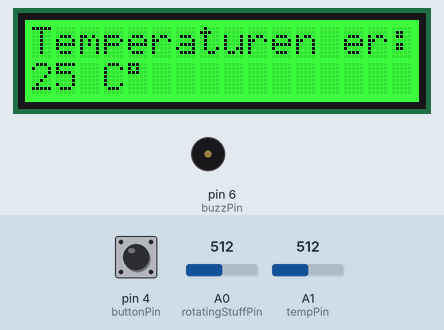
Simulated run of this sketch. Board: Arduino Uno, built with avr-gcc and run on an emulated ATmega328P. On the bench: 16×2 character LCD, buzzer (waves = sounding, pin HIGH). The inputs (shaded band) are chosen by the test bench; at power-on: A1 (tempPin) = 512, pin 4 (buttonPin) LOW, A0 (rotatingStuffPin) = 512.

Above: at 1.2 s.
1.3 s: A1 (tempPin) set to 19
At 1.9 s:
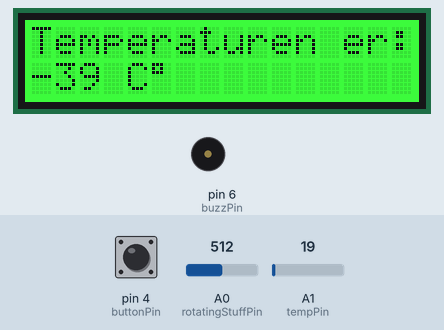
2.8 s: A1 (tempPin) set to 16
At 3.8 s:
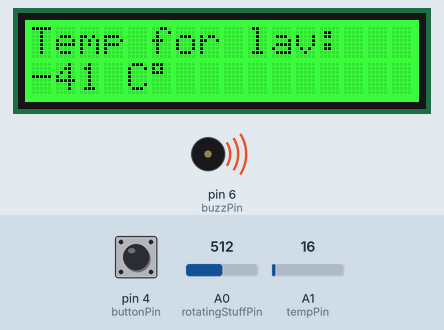
4.3 s: pin 4 (buttonPin) pulled HIGH for 0.15 s
At 5.5 s:
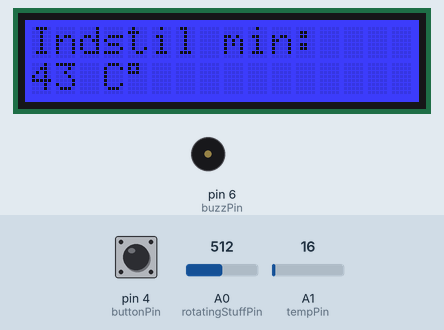
5.9 s: pin 4 (buttonPin) pulled HIGH for 1 s
At 7.4 s:
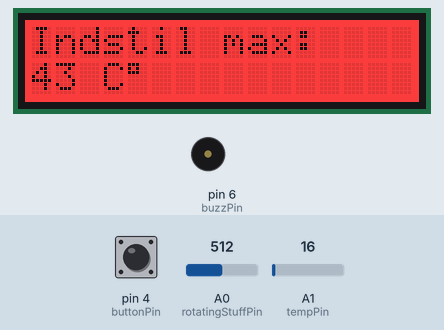
8.4 s: A0 (rotatingStuffPin) set to 716
At 8.7 s:
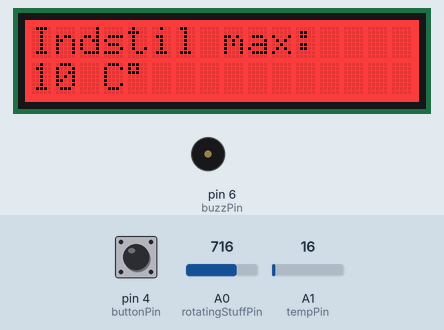
9.9 s: A0 (rotatingStuffPin) set to 900
At 11.1 s:
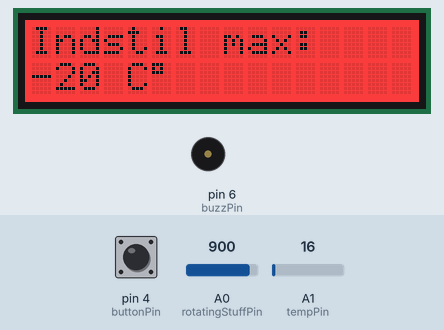
Timing chart, 0 to 12.4 s (numbered marks = the images above; inputs shaded):
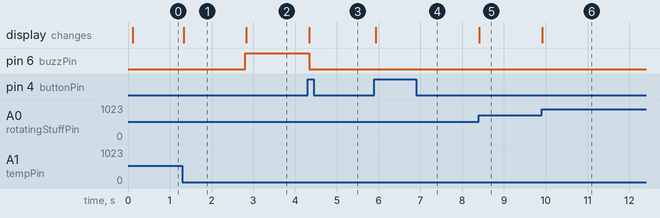

The sketch:

findTemp.ino
```cpp
// Import libraries
#include <Wire.h>
#include "rgb_lcd.h"
#include <math.h>

rgb_lcd lcd;

class ScreenState
// This class holds the value of the temperature and can change the screens color and text
{
  private:
    int colorR;
    int colorG;
    int colorB;
    int minTemp = -40;
    int maxTemp = 125;
  public:
    String firstRow;
    int value = 0;

  ScreenState(String _firstRow, int _colorR, int _colorG, int _colorB)
  {
    firstRow = _firstRow;
    colorR = _colorR;
    colorG = _colorG;
    colorB = _colorB;
  }

  void changedTo()
  // Changes the displayed color and text
  {
    lcd.setRGB(colorR, colorG, colorB);
    lcd.setCursor(0, 0);
    lcd.print(firstRow);
  }

  void changeValue(int newValue)
  // Maps the max- and min-values of the rotater to the max- and min-values of the temp-reader.
  {
    value = map(newValue, 0, 1023, maxTemp, minTemp);
  }

  void calcTemperature(int newValue)
  // Calculates the temperature
  {
    const int B = 4275;
    const int R0 = 100000;
    float R = 1023.0/newValue-1.0;
    R = R0*R;
    value = 1.0/(log(R/R0)/B+1/298.15)-273.15;
  }

  void myDisplay()
  // Prints the temperature
  {
    lcd.setCursor(0, 1);
    lcd.print("" + String(value) + " C" + (char)223 + "      ");
  }
};

// Initiates states and variables
int currentState = 0;
int maxStates = 3;
bool buttonIsPressed = false;
ScreenState screens[3] = {
    ScreenState("Temperaturen er:", 0, 255, 0),
    ScreenState("Indstil min:    ", 0, 0, 255),
    ScreenState("Indstil max:    ", 255, 0, 0),
 };
int buttonPin = 4;
int rotatingStuffPin = A0;
int tempPin = A1;
int buzzPin = 6;
int myMin = -40;
int myMax = 125;
int myMinTempo = myMin;
int myMaxTempo = myMax;
void setup()
{
  pinMode(buttonPin, INPUT);
  pinMode(rotatingStuffPin, INPUT);
  pinMode(tempPin, INPUT);
  pinMode(buzzPin, OUTPUT);
  // set up the LCD's number of columns and rows:
  lcd.begin(16, 2);
  lcd.setRGB(0, 0, 0);
  delay(10);
  screens[currentState].changedTo();
}

void loop()
{
    int buttonRead = digitalRead(buttonPin);
    int rotatingStuffRead = analogRead(rotatingStuffPin);
    int tempRead = analogRead(tempPin);
    if (buttonRead == 1 and !buttonIsPressed)
    // If button is pressed, change the state
    {
      currentState = currentState + 1;
      if (currentState >= maxStates)
      {
        currentState = 0;
      }
      buttonIsPressed = true;

      // change screen state
      screens[currentState].changedTo();
    }
    else if (buttonRead == 0)
    {
      buttonIsPressed = false;
    }
    if (currentState == 1)
    // If it is 1 set the min-temperature
    {
      screens[currentState].changeValue(rotatingStuffRead);
      myMinTempo = screens[currentState].value;
      digitalWrite(6, LOW);
    }
    if (currentState == 2)
    // If it is 2 set the max-temperature
    {
      screens[currentState].changeValue(rotatingStuffRead);
      myMaxTempo = screens[currentState].value;
      digitalWrite(6, LOW);
    }
    if (currentState == 0)
    // If it is 0 beep and change text if the temperature is too high or low
    {
      myMin = myMinTempo;
      myMax = myMaxTempo;
      screens[currentState].calcTemperature(tempRead);
      if (myMax < screens[currentState].value)
      {
        screens[currentState].firstRow = "Temp for hoej:  ";
        digitalWrite(6, HIGH);
      }
      else if (myMin > screens[currentState].value)
      {
        screens[currentState].firstRow = "Temp for lav:   ";
        digitalWrite(6, HIGH);
      }
      else
      {
        screens[currentState].firstRow = "Temperaturen er:";
        digitalWrite(6, LOW);
      }
      screens[currentState].changedTo();
    }
    screens[currentState].myDisplay();

}
```

Measured:
- the behaviour switches between 18 and 17 on A1 (tempPin) (found by bisection; images 1 and 2)
- after the input at 1.3 s, the display: changes at once (image 1)
- after the input at 2.8 s, pin 6 (buzzPin): LOW → HIGH at once; the display: changes at once (image 2)
- after the input at 4.3 s, pin 6 (buzzPin): HIGH → LOW at once; the display: changes at once (image 3)
- after the input at 5.9 s, the display: changes at once (image 4)
- after the input at 8.4 s, the display: changes at once (image 5)
- after the input at 9.9 s, the display: changes at once (image 6)
